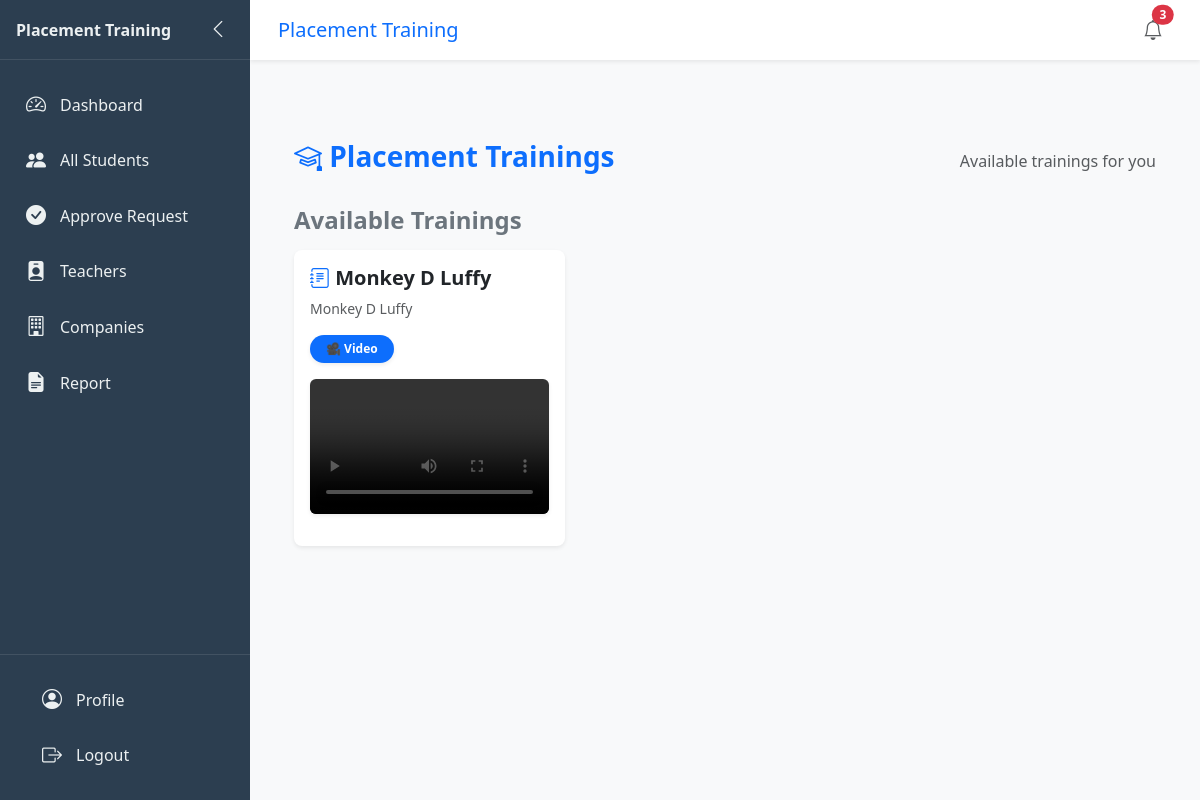
Before: /student/training/ (signed in) with the older database file.
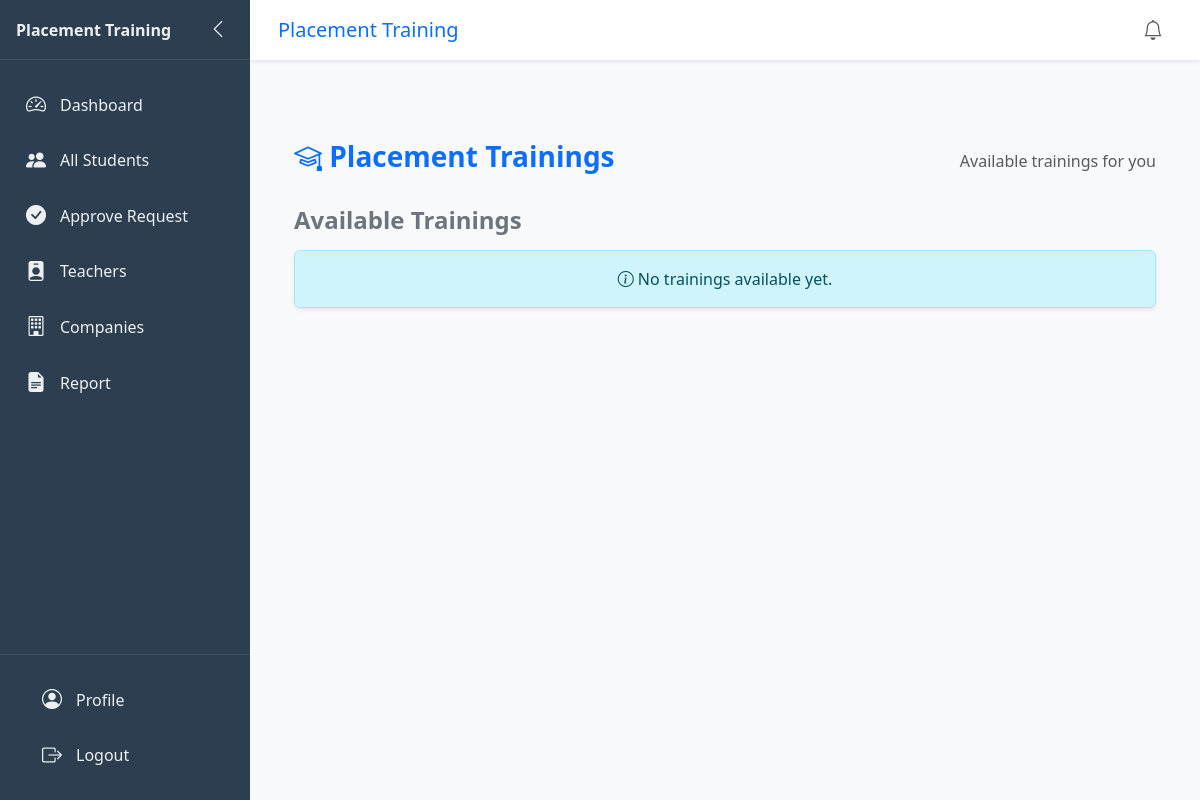
After: the same page with the newer database file.
### teacher/models.py (models this page shows)
class Training(models.Model):
    user = models.ForeignKey(TeacherDetails,on_delete=models.CASCADE,null=True,blank=True,related_name="training")
    title = models.CharField(max_length=100,null=True,blank=True)
    description = models.TextField(null=True,blank=True)
    vedio = models.FileField(upload_to="training_vedio",null=True,blank=True)
    quize = models.FileField(upload_to="training_quize",null=True,blank=True)

### student/views.py (the view)
# urls.py: path("training/",training,name="training"),
def training(request):
    content = {
        "user_data" : UserPermission.objects.get(user=request.user),
        "trainings" : Training.objects.all(),
        "notifications" : Notification.objects.filter(user=request.user).order_by("-id"),
        "notifications_count" : Notification.objects.filter(user=request.user,is_read=False).count()
    }
    return render(request,"student/training.html",content)

### templates/student/training.html (shortened to what this page needs)
{% extends 'base.html' %}
{% block page %}Placement Training{% endblock %}
{% block Main_title %}Placement Training{% endblock %}
{% block content %}
<div class="container my-5">
    <div class="d-flex justify-content-between align-items-center mb-4">
        <h3 class="fw-bold text-primary">
            <i class="bi bi-mortarboard"></i> Placement Trainings
        </h3>
        <span class="text-muted">Available trainings for you</span>
    </div>
    <h4 class="mt-4 mb-3 text-secondary fw-semibold">Available Trainings</h4>
    <div class="row g-4">
        {% for training in trainings %}
            <div class="col-md-6 col-lg-4">
                <div class="card border-0 shadow-sm h-100 training-card">
                    <div class="card-body d-flex flex-column">
                        <h5 class="card-title fw-bold text-dark">
                            <i class="bi bi-journal-text text-primary"></i> {{ training.title }}
                        </h5>
                        <p class="card-text text-muted small">{{ training.description|truncatechars:120 }}</p>
                        <span class="badge
                            {% if training.vedio %} bg-primary
                            {% elif training.quize %} bg-warning text-dark
                            {% endif %}
                            align-self-start mb-3 px-3 py-2 rounded-pill shadow-sm">
                            {% if training.vedio %} 🎥 Video {% elif training.quize %} 📄 Quiz {% endif %}
                        </span>
                        <div class="mt-auto">
                            {% if training.vedio %}
                                <div class="ratio ratio-16x9 mb-3">
                                    <video controls class="rounded shadow-sm">
                                        <source src="{{ training.vedio.url }}" type="video/mp4">
                                    </video>
                                </div>
                            {% endif %}
                        </div>
                    </div>
                </div>
            </div>
        {% empty %}
            <div class="col-12">
                <div class="alert alert-info text-center shadow-sm">
                    <i class="bi bi-info-circle"></i> No trainings available yet.
                </div>
            </div>
        {% endfor %}
    </div>
</div>
{% endblock %}

Changed rows visible on the page:
removed Training: title "Monkey D Luffy", description "Monkey D Luffy", shows "🎥 Video"
Other visible differences:
{{ notifications_count }}: "3" → (not shown)
text now shown: "No trainings available yet."
